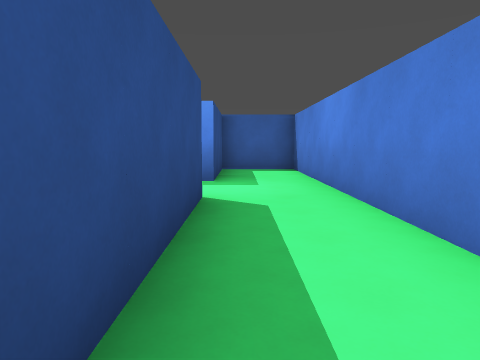
[1] (above)

13 first-person views from a walk through a 3-D level made in the Godot game engine. The camera is 1.4 m above the floor, tilts 6° down and sees 70° across. The floor is counted in squares, 2 m on a side. Each view is taken from the middle of a square. On the plan, view 1 faces up. The plan holds only what a view shows up to about 11 squares ahead; the rest is blank. Characters and animated objects are left out.

[2]
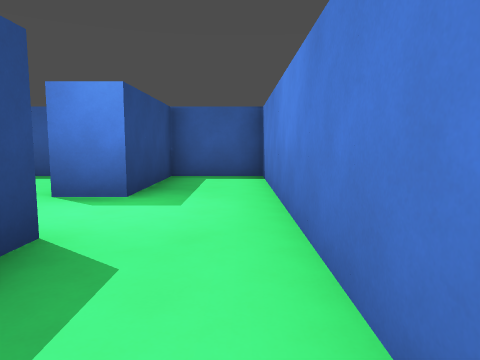

[3]
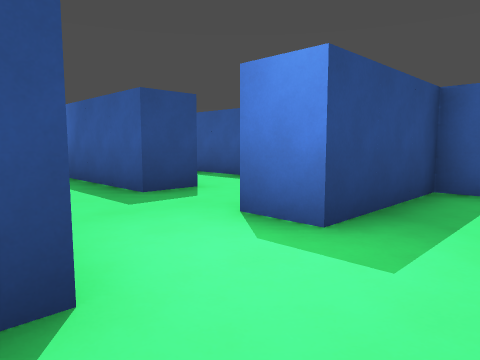

[4]
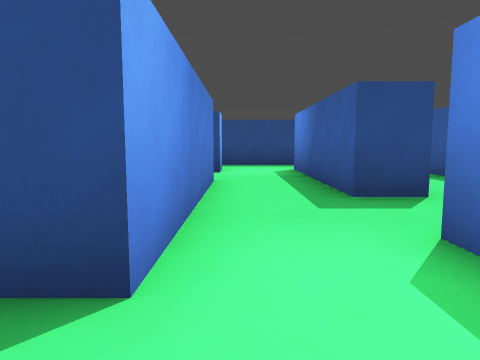

[5]
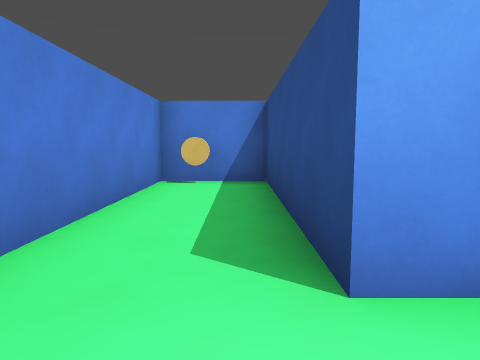

[6]
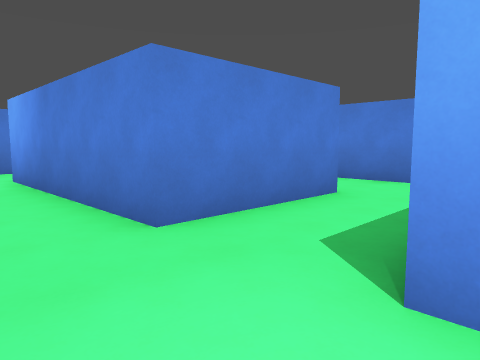

[7]
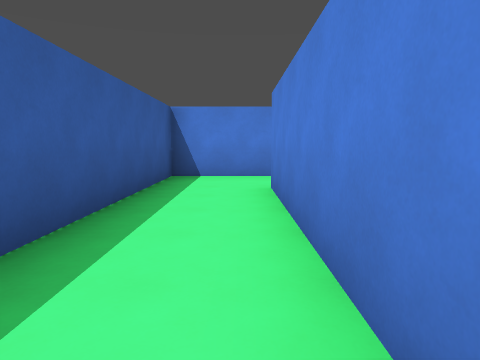

[8]
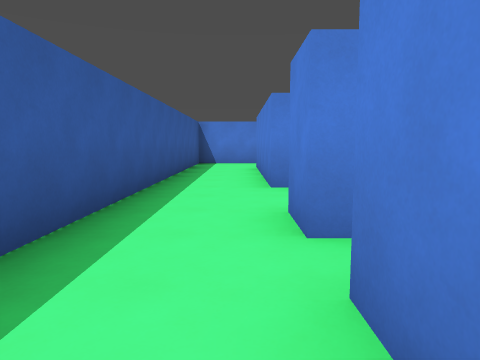

[9]
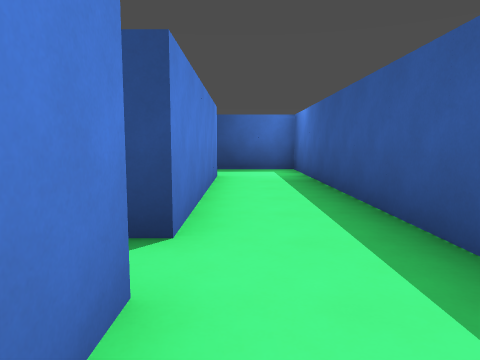

[10]
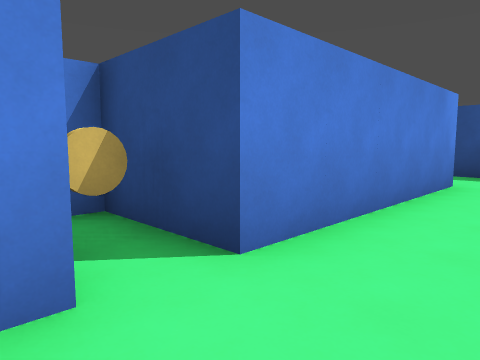

[11]
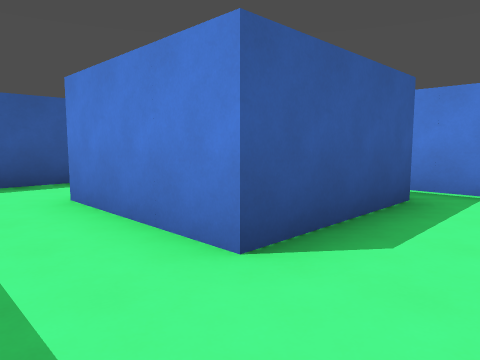

[12]
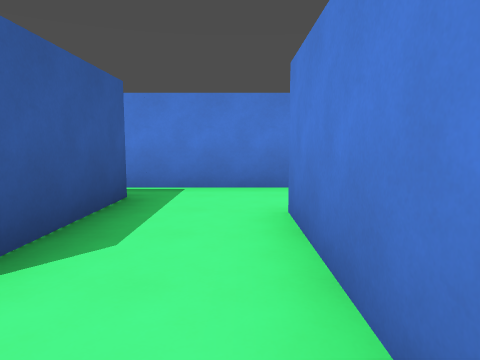

[13]
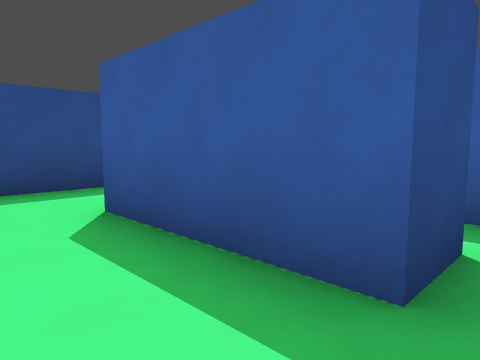

### Floor plan
Key: @ floor where view 1 was taken; # wall or solid block; . floor; C coin.
Columns run from 20 left of view 1 to 2 right of it. Each row starts with its distance up from view 1.
 10 #######################
  9 #..................#..#
  8 #..................#..#
  7 #..#####.#..#####..#..#
  6        #C ............#
  5        ## ............#
  4             #..#####..#
  3             #..#...#..#
  2             #..###.#..#
  1             #......#..#
  0              ......#@C#
 -1               ###..####

Where each view was taken, in squares from view 1:
view 1: 0 up, 0 right, facing up
view 2: 2 up, 1 right, facing up
view 3: 4 up, 1 right, facing up-left
view 4: 5 up, 1 right, facing left
view 5: 6 up, 0 right, facing down
view 6: 6 up, 8 left, facing down-right
view 7: 8 up, 9 left, facing right
view 8: 8 up, 14 left, facing right
view 9: 8 up, 10 left, facing left
view 10: 9 up, 11 left, facing down-left
view 11: 0 up, 7 left, facing up-right
view 12: 0 up, 7 left, facing right
view 13: 0 up, 2 left, facing up-left
